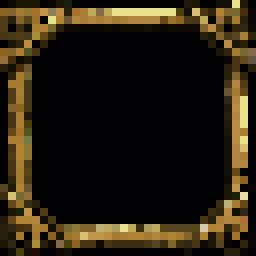
#> input picture tools/art/pieces/legend/frame_b.png, 32 x 32 px (shown 8 times larger)
$ python gen_legendary.py
#> lines starting #> are read from the running program, lines starting #| are printed output that depends on the picture
### tools/art/palette.py
"""The art palette: loads palette.json and checks that images stick to it.

    from palette import PAL
    PAL["stone_500"]        # -> (106, 98, 114)
    PAL.ramp("stone")       # -> list of RGB tuples, dark to light
    PAL.nearest((90, 90, 90))
    PAL.check(img, "wall.png")   # raises if any opaque pixel is off-palette
"""
import json
from pathlib import Path

HERE = Path(__file__).resolve().parent
PROJECT_ROOT = HERE.parent.parent
ART_DIR = PROJECT_ROOT / "art"  # res://art/


def hex_to_rgb(h):
    h = h.lstrip("#")
    return tuple(int(h[i:i + 2], 16) for i in (0, 2, 4))


class Palette:
    def __init__(self, data):
        self.name = data["name"]
        self.colors = {c["name"]: hex_to_rgb(c["hex"]) for c in data["colors"]}
        self.groups = {c["name"]: c["group"] for c in data["colors"]}
        self.names = list(self.colors)
        self.allowed = set(self.colors.values())
        self._ramps = data["ramps"]
        if len(self.allowed) != len(self.names):
            raise ValueError("palette.json has duplicate colours")

    @classmethod
    def load(cls, path=HERE / "palette.json"):
        return cls(json.loads(Path(path).read_text()))
#> (reads tools/art/palette.json from the repository)

    def __getitem__(self, name):
        return self.colors[name]

    def __len__(self):
        return len(self.names)

    def ramp(self, name):
        """Colours of a named ramp (stone, wood, rust, moss, bone, torch), dark to light."""
        return [self.colors[n] for n in self._ramps[name]]

    # [5 lines left out: function name_of, not called in this run]

    def nearest(self, rgb):
        """The palette colour closest to rgb (plain RGB distance)."""
        r, g, b = rgb[:3]
        return min(self.allowed, key=lambda c: (c[0] - r) ** 2 + (c[1] - g) ** 2 + (c[2] - b) ** 2)

    def snap(self, img):
        """Copy of an RGBA image with every opaque pixel moved to its nearest palette colour."""
        out = img.convert("RGBA")
        px = out.load()
        cache = {}
        for y in range(out.height):
            for x in range(out.width):
                r, g, b, a = px[x, y]
                if a:
                    c = cache.setdefault((r, g, b), self.nearest((r, g, b)))
                    px[x, y] = (*c, 255)
                else:
                    px[x, y] = (0, 0, 0, 0)
        return out

    def off_palette(self, img):
        """Set of RGB colours in the image's opaque pixels that are not in the palette."""
        rgba = img.convert("RGBA")
        px = rgba.load()
        bad = set()
        for y in range(rgba.height):
            for x in range(rgba.width):
                r, g, b, a = px[x, y]
                if a and (r, g, b) not in self.allowed:
                    bad.add((r, g, b))
        return bad

    def check(self, img, label="image"):
        bad = self.off_palette(img)
        if bad:
            shown = ", ".join("#%02x%02x%02x" % c for c in sorted(bad)[:6])
            raise ValueError(f"{label}: {len(bad)} colour(s) not in the palette, e.g. {shown}")


PAL = Palette.load()

### tools/art/artio.py
"""Saving art into the Godot project (res://art/...) and keeping imports crisp.

    save_png(img, "tiles/wall.png")        # -> <project>/art/tiles/wall.png
    save_png(img, "ui/frame.png", scale=2) # enlarged 2x first (each pixel becomes a 2x2 block)
    save_frames(images, order, animations, "slime")   # frames + sheet + JSON
"""
import json
import os
import re
from pathlib import Path

from PIL import Image

from palette import ART_DIR, PAL

# Godot import settings every pixel-art PNG should have: no mipmaps, no 3D auto-detect,
# lossless. (The editor creates a .import file with defaults the first time it sees a PNG.)
CRISP = {"mipmaps/generate": "false", "detect_3d/compress_to": "0", "compress/mode": "0"}


# Art that tools/art/import_pixellab.py has replaced (hand-made or PixelLab, not procedural) is
# listed in tools/art/imported.json. The generators must not overwrite it, so save_png skips those
# files (and says so). Set ART_OVERWRITE_IMPORTED=1, or pass `build_all.py --overwrite-imported`,
# to regenerate them anyway; `import_pixellab.py --restore` brings the procedural version back.
IMPORTED_MANIFEST = Path(__file__).resolve().parent / "imported.json"


def imported_paths():
    """Set of art-relative paths (forward slashes) that were imported, per imported.json."""
    try:
        return set(json.loads(IMPORTED_MANIFEST.read_text()).get("files", {}))
    except (OSError, ValueError):
        return set()


def is_protected(rel_path, root=None):
    """True if this file is imported art the generators must leave alone. Only ever true for the
    real art folder (a `root` override, used by tests, is never protected)."""
    if root is not None or os.environ.get("ART_OVERWRITE_IMPORTED"):
        return False
    return str(rel_path).replace("\\", "/") in imported_paths()


# [7 lines left out: function world_scale, not called in this run]


def save_png(img, rel_path, check=True, root=None, scale=1):
    """Save an image under res://art/<rel_path>, creating folders as needed. Raises if
    any opaque pixel is off-palette (pass check=False only for deliberate exceptions).
    `root` overrides the art folder (used by tests). `scale` enlarges the image by that
    whole number first, nearest-neighbour, so the art is drawn once on a small logical grid
    and every logical pixel becomes a scale x scale block (UI art uses 2: the same pixel
    size as the 3D view, which is rendered small and shown at 2x)."""
    dest = (root or ART_DIR) / rel_path
    if is_protected(rel_path, root):
        print(f"    kept imported art: {rel_path}")
        return dest
    if scale != 1:
        img = img.resize((img.width * scale, img.height * scale), Image.NEAREST)
    if check:
        PAL.check(img, str(rel_path))
    dest.parent.mkdir(parents=True, exist_ok=True)
    img.save(dest)
    return dest


# [53 lines left out: functions save_frames, save_sheet_info, patch_imports, not called in this run]

### tools/art/gen_legendary.py
"""Legendary item art: art/ui/legend_frame.png (a worn-gold slot frame, a 32x32 nine-patch with a clear centre) and
art/ui/legend_shimmer_sheet.png (+ .json: a row of 16 frames of 27x34, 12 fps, a slow loop of golden glints).

Source pieces are in tools/art/pieces/legend/ (PixelLab, see docs/asset_log.md "Legendary items"):
    frame_b.png   32x32  `create_image_pixflux` "worn hammered antique gold item slot frame": a gold border round a filled black centre.
                         The centre is cleared here (so the item shows through) and everything is snapped to the palette. (frame_a.png, a muddier
                         one from the same prompt, is unused.)
    shimmer.png   atlas of 16 frames of 27x34 + shimmer.json: the VFX tool's `item_glint` part ("Legendary shimmer"), blue-white as exported; its
                  colours are mapped onto the gold ramp here: gold only, never curse green (docs/art_style.md).
"""
import json
from pathlib import Path

from PIL import Image

from artio import save_png
from palette import ART_DIR, PAL

PIECES = Path(__file__).parent / "pieces" / "legend"
FRAME_INSET = 4   # The border is at most this many pixels thick; everything inside it is cleared.
SHIMMER_FPS = 12


def frame():
    img = Image.open(PIECES / "frame_b.png").convert("RGBA")
#> img is the input picture: PIL image 32x32 RGBA; mean R, G, B, A 39.5, 31, 16, 255
    px = img.load()
    w, h = img.size
#> w = 32; h = 32
    for y in range(FRAME_INSET, h - FRAME_INSET):
        for x in range(FRAME_INSET, w - FRAME_INSET):
            px[x, y] = (0, 0, 0, 0)
    return PAL.snap(img)
#> in snap, `out = img.convert("RGBA")`:
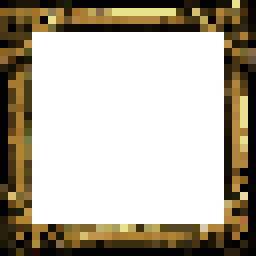
#> out: PIL image 32x32 RGBA (shown 8 times larger); mean R, G, B, A 37, 29.3, 13.9, 111.6; transparent parts drawn white
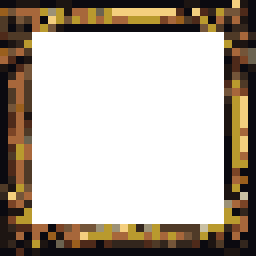
#> returned value: PIL image 32x32 RGBA (shown 8 times larger); mean R, G, B, A 38.2, 28.4, 16.6, 111.6; transparent parts drawn white


def shimmer_frames():
    atlas = Image.open(PIECES / "shimmer.png").convert("RGBA")
    meta = json.loads((PIECES / "shimmer.json").read_text())
    frames = []
    for f in meta["frames"]:
        r = f["frame"]
        frames.append(atlas.crop((r["x"], r["y"], r["x"] + r["w"], r["y"] + r["h"])))
    return frames


def _gold(rgb):
    """The glint's pale blue-white onto the gold ramp by lightness: torch_300 for the bright core, torch_500 and torch_700 for its edge."""
    lum = 0.299 * rgb[0] + 0.587 * rgb[1] + 0.114 * rgb[2]
    return PAL["torch_300"] if lum > 175 else PAL["torch_500"] if lum > 100 else PAL["torch_700"]


def shimmer_sheet():
    frames = shimmer_frames()
    w, h = frames[0].size
    sheet = Image.new("RGBA", (w * len(frames), h), (0, 0, 0, 0))
    for i, f in enumerate(frames):
        px = f.load()
        for y in range(f.height):
            for x in range(f.width):
                r, g, b, a = px[x, y]
                if a:
                    px[x, y] = (*_gold((r, g, b)), 255)
        sheet.paste(f, (i * w, 0))
    return PAL.snap(sheet), len(frames), w, h


def build(scale=None):
    written = [save_png(frame(), "ui/legend_frame.png")]
#> (reads tools/art/imported.json from the repository)
    sheet, n, w, h = shimmer_sheet()
    written.append(save_png(sheet, "ui/legend_shimmer_sheet.png"))
    info = ART_DIR / "ui" / "legend_shimmer_sheet.json"
    info.write_text(json.dumps({"frames": n, "fps": SHIMMER_FPS, "frame_w": w, "frame_h": h}, indent=2))
    written.append(info)
    return written


if __name__ == "__main__":
#> (the run stopped early here; a loop or call above may not have finished)
